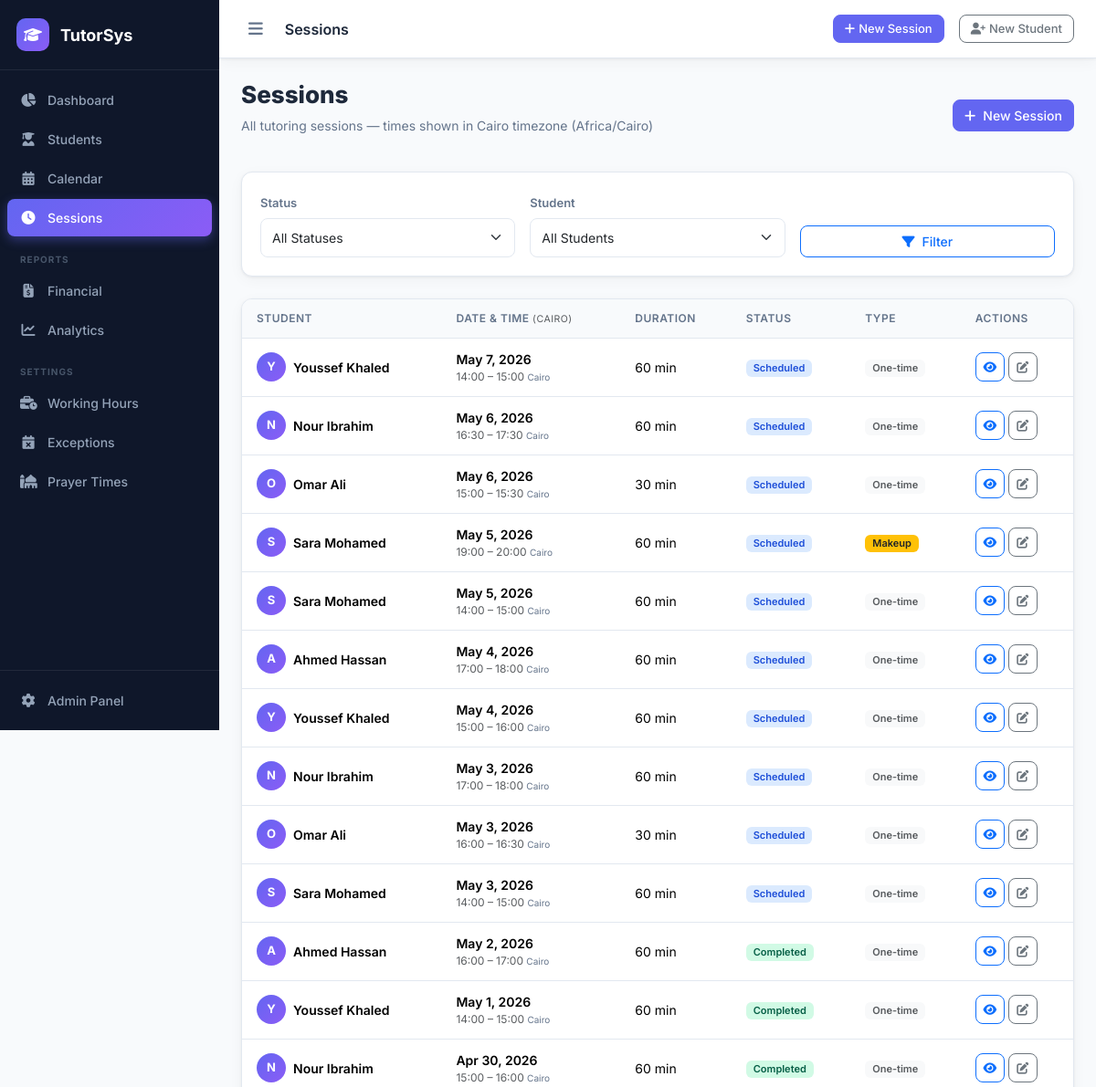
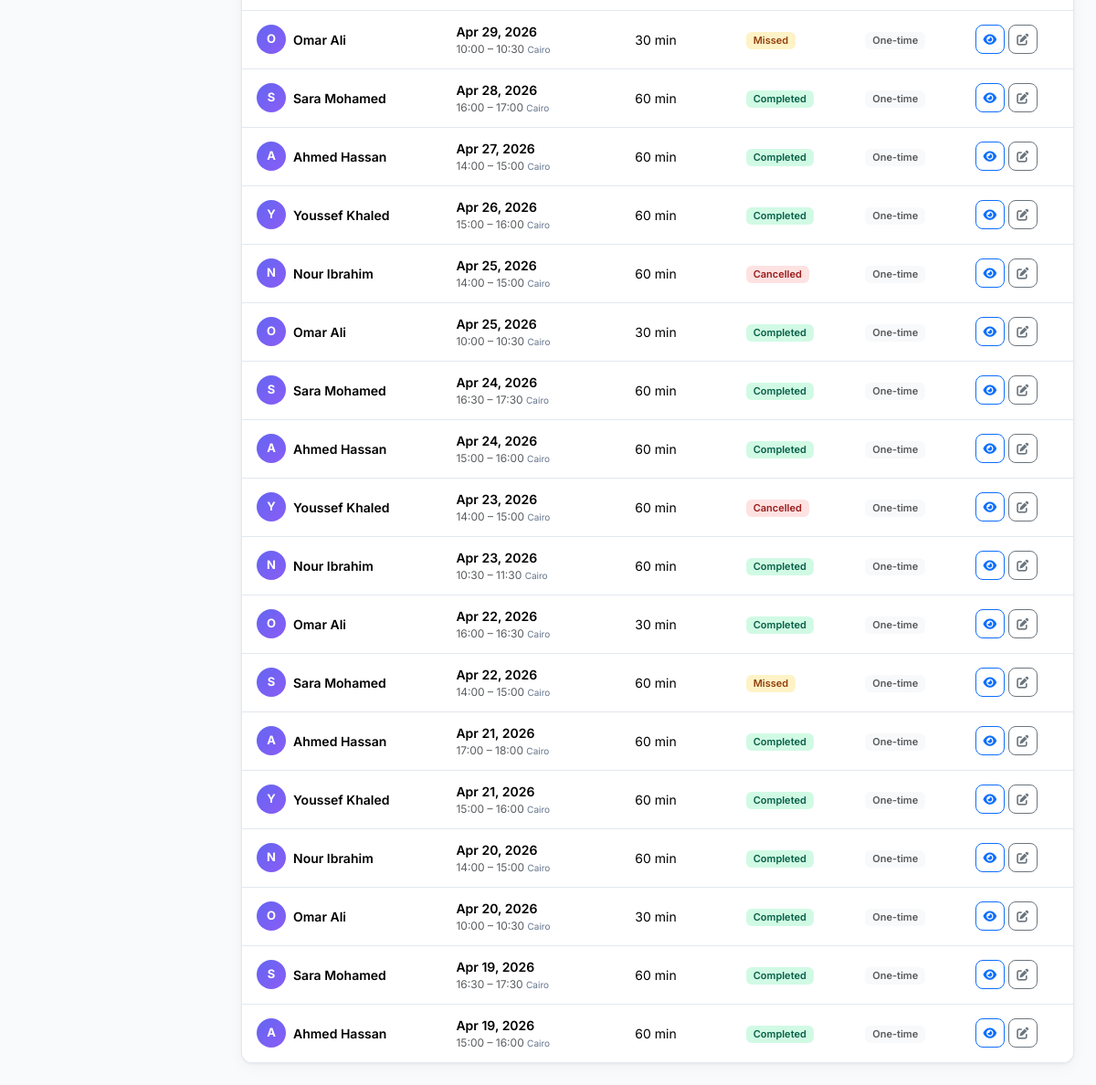
The app's page /sessions/ with its own data (2 pictures, top to bottom).
### scheduler/models.py (models this page shows, shortened)
class Session(models.Model):
    STATUS_CHOICES = [
        ('scheduled', _('Scheduled')),
        ('completed', _('Completed')),
        ('cancelled', _('Cancelled')),
        ('missed', _('Missed')),
    ]
    student = models.ForeignKey(Student, on_delete=models.CASCADE, related_name='sessions')
    start_time = models.DateTimeField()
    end_time = models.DateTimeField()
    status = models.CharField(max_length=20, choices=STATUS_CHOICES, default='scheduled')
    is_makeup = models.BooleanField(default=False)
    original_session = models.ForeignKey('self', on_delete=models.SET_NULL, null=True, blank=True, related_name='makeup_sessions')
    recurring_schedule = models.ForeignKey(RecurringSchedule, on_delete=models.SET_NULL, null=True, blank=True, related_name='sessions', help_text=_('The recurring pattern this session was generated from.'))
    is_override = models.BooleanField(default=False, help_text=_('True when this session has been individually modified from its recurring pattern.'))
    is_recurring = models.BooleanField(default=False)
    notes = models.TextField(blank=True)
    created_at = models.DateTimeField(auto_now_add=True)
    class Meta:
        ordering = ['start_time']
    @property
    def duration_minutes(self):
        delta = self.end_time - self.start_time
        return int(delta.total_seconds() / 60)

class Student(models.Model):
    name = models.CharField(max_length=200)
    phone = models.CharField(max_length=20, blank=True)
    notes = models.TextField(blank=True)
    country = models.CharField(max_length=100, blank=True)
    timezone = models.CharField(max_length=64, default='UTC')
    created_at = models.DateTimeField(auto_now_add=True)
    is_active = models.BooleanField(default=True)

### scheduler/views.py (the view)
# urls.py: path('sessions/', views.session_list, name='session_list'),
def session_list(request):
    sessions = Session.objects.select_related('student', 'recurring_schedule').order_by('-start_time')
    status_filter = request.GET.get('status', '')
    student_filter = request.GET.get('student', '')
    if status_filter:
        sessions = sessions.filter(status=status_filter)
    if student_filter:
        sessions = sessions.filter(student_id=student_filter)
    return render(request, 'scheduler/session_list.html', {'sessions': sessions[:50], 'students': Student.objects.filter(is_active=True).order_by('name'), 'status_filter': status_filter, 'student_filter': student_filter})

### templates/scheduler/session_list.html (shortened to what this page needs)
{% extends "base.html" %}
{% block page_title %}Sessions{% endblock %}
{% block content %}
<div class="page-header">
    <div>
        <h1>Sessions</h1>
        <p>All tutoring sessions — times shown in Cairo timezone (Africa/Cairo)</p>
    </div>
    <a href="{% url 'scheduler:session_create' %}" class="btn btn-primary">
        <i class="fas fa-plus me-2"></i>New Session
    </a>
</div>
<div class="card mb-4">
    <div class="card-body">
        <form method="get" class="row g-3 align-items-end">
            <div class="col-md-4">
                <label class="form-label">Status</label>
                <select name="status" class="form-select">
                    <option value="">All Statuses</option>
                </select>
            </div>
            <div class="col-md-4">
                <label class="form-label">Student</label>
                <select name="student" class="form-select">
                    <option value="">All Students</option>
                </select>
            </div>
            <div class="col-md-4">
                <button type="submit" class="btn btn-outline-primary w-100">
                    <i class="fas fa-filter me-2"></i>Filter
                </button>
            </div>
        </form>
    </div>
</div>
<div class="table-card">
    {% if sessions %}
    <table class="table">
        <thead>
            <tr>
                <th>Student</th>
                <th>Date & Time <small class="fw-normal text-muted">(Cairo)</small></th>
                <th>Duration</th>
                <th>Status</th>
                <th>Type</th>
                <th>Actions</th>
            </tr>
        </thead>
        <tbody>
            {% for session in sessions %}
            <tr>
                <td>
                    <div class="d-flex align-items-center gap-2">
                        <div class="student-avatar" style="width:32px;height:32px;font-size:13px">
                            {{ session.student.name|first|upper }}
                        </div>
                        <div>
                            <div class="fw-semibold">{{ session.student.name }}</div>
                        </div>
                    </div>
                </td>
                <td>
                    <div class="fw-semibold">{{ session.start_time|date:"M j, Y" }}</div>
                    <div class="text-muted" style="font-size:12px">
                        {{ session.start_time|date:"H:i" }} – {{ session.end_time|date:"H:i" }}
                        <span style="font-size:10px;color:var(--text-muted)">Cairo</span>
                    </div>
                </td>
                <td>{{ session.duration_minutes }} min</td>
                <td><span class="badge badge-{{ session.status }}">{{ session.get_status_display }}</span></td>
                <td>
                    {% if session.is_makeup %}
                        <span class="badge bg-warning text-dark">Makeup</span>
                    {% elif session.is_recurring %}
                        <span class="badge bg-info text-dark">Recurring</span>
                    {% else %}
                        <span class="badge bg-light text-muted">One-time</span>
                    {% endif %}
                </td>
                <td>
                    <div class="d-flex gap-1">
                        <a href="{% url 'scheduler:session_detail' session.pk %}" class="btn btn-sm btn-outline-primary btn-icon" title="View">
                            <i class="fas fa-eye"></i>
                        </a>
                        <a href="{% url 'scheduler:session_edit' session.pk %}" class="btn btn-sm btn-outline-secondary btn-icon" title="Edit">
                            <i class="fas fa-edit"></i>
                        </a>
                    </div>
                </td>
            </tr>
            {% endfor %}
        </tbody>
    </table>
    {% else %}
    <div class="empty-state">
        <i class="fas fa-clock"></i>
        <h5>No sessions found</h5>
        <p>Try adjusting the filters or <a href="{% url 'scheduler:session_create' %}">add a new session</a>.</p>
    </div>
    {% endif %}
</div>
{% endblock %}

### static/css/main.css (style rules this page uses)
:root { --primary: #6366f1; --primary-dark: #4f46e5; --primary-light: #e0e7ff; --secondary: #8b5cf6; --success: #10b981; --warning: #f59e0b; --danger: #ef4444; --sidebar-bg: #0f172a; --sidebar-width: 240px; --topbar-height: 64px; --bg: #f8fafc; --surface: #ffffff; --border: #e2e8f0; --text: #1e293b; --text-muted: #64748b; --radius: 12px; --shadow: 0 1px 3px rgba(0,0,0,.06), 0 4px 16px rgba(0,0,0,.04); --shadow-md: 0 4px 12px rgba(0,0,0,.1); }
* { box-sizing: border-box; margin: 0; padding: 0; }
body { font-family: 'Inter', sans-serif; background: var(--bg); color: var(--text); display: flex; min-height: 100vh; overflow-x: hidden; }
.card { background: var(--surface); border: 1px solid var(--border); border-radius: var(--radius); box-shadow: var(--shadow); overflow: hidden; }
.card-body { padding: 20px; }
.table-card { background: var(--surface); border: 1px solid var(--border); border-radius: var(--radius); box-shadow: var(--shadow); overflow: hidden; }
.table { margin: 0; font-size: 14px; }
.table th { background: var(--bg); font-weight: 600; font-size: 12px; text-transform: uppercase; letter-spacing: .5px; color: var(--text-muted); border-bottom: 1px solid var(--border); padding: 12px 16px; }
.table td { padding: 12px 16px; vertical-align: middle; border-bottom: 1px solid var(--border); }
.table tbody tr:last-child td { border-bottom: none; }
.badge { font-size: 11px; font-weight: 600; padding: 4px 8px; border-radius: 6px; }
.badge-scheduled { background: #dbeafe; color: #1d4ed8; }
.badge-completed { background: #d1fae5; color: #065f46; }
.badge-cancelled { background: #fee2e2; color: #991b1b; }
.badge-missed { background: #fef3c7; color: #92400e; }
.btn { border-radius: 8px; font-weight: 500; font-size: 14px; transition: all .15s; }
.btn-primary { background: var(--primary); border-color: var(--primary); }
.btn-sm { font-size: 13px; padding: 5px 12px; }
.btn-icon { width: 32px; height: 32px; padding: 0; display: inline-flex; align-items: center; justify-content: center; border-radius: 8px; }
.form-control, .form-select { border-radius: 8px; border: 1px solid var(--border); font-size: 14px; padding: 10px 12px; transition: border-color .15s, box-shadow .15s; }
.form-label { font-size: 13px; font-weight: 600; color: var(--text-muted); margin-bottom: 6px; }
.page-header { display: flex; align-items: center; justify-content: space-between; margin-bottom: 24px; }
.page-header h1 { font-size: 26px; font-weight: 800; color: var(--text); }
.page-header p { color: var(--text-muted); font-size: 14px; margin-top: 2px; }
.student-avatar { width: 44px; height: 44px; border-radius: 50%; background: linear-gradient(135deg, var(--primary), var(--secondary)); display: flex; align-items: center; justify-content: center; color: white; font-weight: 700; font-size: 18px; }

### records on screen
Session: student.name|first "Y", student.name "Youssef Khaled", start_time "May 7, 2026", start_time "14:00", end_time "15:00", duration_minutes "60", status "Scheduled", is_makeup "One-time"
Session: student.name|first "N", student.name "Nour Ibrahim", start_time "May 6, 2026", start_time "16:30", end_time "17:30", duration_minutes "60", status "Scheduled", is_makeup "One-time"
Session: student.name|first "O", student.name "Omar Ali", start_time "May 6, 2026", start_time "15:00", end_time "15:30", duration_minutes "30", status "Scheduled", is_makeup "One-time"
Session: student.name|first "S", student.name "Sara Mohamed", start_time "May 5, 2026", start_time "19:00", end_time "20:00", duration_minutes "60", status "Scheduled", is_makeup "Makeup"
Session: student.name|first "S", student.name "Sara Mohamed", start_time "May 5, 2026", start_time "14:00", end_time "15:00", duration_minutes "60", status "Scheduled", is_makeup "One-time"
Session: student.name|first "A", student.name "Ahmed Hassan", start_time "May 4, 2026", start_time "17:00", end_time "18:00", duration_minutes "60", status "Scheduled", is_makeup "One-time"
Session: student.name|first "Y", student.name "Youssef Khaled", start_time "May 4, 2026", start_time "15:00", end_time "16:00", duration_minutes "60", status "Scheduled", is_makeup "One-time"
Session: student.name|first "N", student.name "Nour Ibrahim", start_time "May 3, 2026", start_time "17:00", end_time "18:00", duration_minutes "60", status "Scheduled", is_makeup "One-time"
Session: student.name|first "O", student.name "Omar Ali", start_time "May 3, 2026", start_time "16:00", end_time "16:30", duration_minutes "30", status "Scheduled", is_makeup "One-time"
Session: student.name|first "S", student.name "Sara Mohamed", start_time "May 3, 2026", start_time "14:00", end_time "15:00", duration_minutes "60", status "Scheduled", is_makeup "One-time"
Session: student.name|first "A", student.name "Ahmed Hassan", start_time "May 2, 2026", start_time "16:00", end_time "17:00", duration_minutes "60", status "Completed", is_makeup "One-time"
Session: student.name|first "Y", student.name "Youssef Khaled", start_time "May 1, 2026", start_time "14:00", end_time "15:00", duration_minutes "60", status "Completed", is_makeup "One-time"
Session: student.name|first "N", student.name "Nour Ibrahim", start_time "Apr 30, 2026", start_time "15:00", end_time "16:00", duration_minutes "60", status "Completed", is_makeup "One-time"
Session: student.name|first "O", student.name "Omar Ali", start_time "Apr 29, 2026", start_time "10:00", end_time "10:30", duration_minutes "30", status "Missed", is_makeup "One-time"
Session: student.name|first "S", student.name "Sara Mohamed", start_time "Apr 28, 2026", start_time "16:00", end_time "17:00", duration_minutes "60", status "Completed", is_makeup "One-time"
Session: student.name|first "A", student.name "Ahmed Hassan", start_time "Apr 27, 2026", start_time "14:00", end_time "15:00", duration_minutes "60", status "Completed", is_makeup "One-time"
Session: student.name|first "Y", student.name "Youssef Khaled", start_time "Apr 26, 2026", start_time "15:00", end_time "16:00", duration_minutes "60", status "Completed", is_makeup "One-time"
Session: student.name|first "N", student.name "Nour Ibrahim", start_time "Apr 25, 2026", start_time "14:00", end_time "15:00", duration_minutes "60", status "Cancelled", is_makeup "One-time"
Session: student.name|first "O", student.name "Omar Ali", start_time "Apr 25, 2026", start_time "10:00", end_time "10:30", duration_minutes "30", status "Completed", is_makeup "One-time"
Session: student.name|first "S", student.name "Sara Mohamed", start_time "Apr 24, 2026", start_time "16:30", end_time "17:30", duration_minutes "60", status "Completed", is_makeup "One-time"
Session: student.name|first "A", student.name "Ahmed Hassan", start_time "Apr 24, 2026", start_time "15:00", end_time "16:00", duration_minutes "60", status "Completed", is_makeup "One-time"
Session: student.name|first "Y", student.name "Youssef Khaled", start_time "Apr 23, 2026", start_time "14:00", end_time "15:00", duration_minutes "60", status "Cancelled", is_makeup "One-time"
Session: student.name|first "N", student.name "Nour Ibrahim", start_time "Apr 23, 2026", start_time "10:30", end_time "11:30", duration_minutes "60", status "Completed", is_makeup "One-time"
Session: student.name|first "O", student.name "Omar Ali", start_time "Apr 22, 2026", start_time "16:00", end_time "16:30", duration_minutes "30", status "Completed", is_makeup "One-time"
Session: student.name|first "S", student.name "Sara Mohamed", start_time "Apr 22, 2026", start_time "14:00", end_time "15:00", duration_minutes "60", status "Missed", is_makeup "One-time"
Session: student.name|first "A", student.name "Ahmed Hassan", start_time "Apr 21, 2026", start_time "17:00", end_time "18:00", duration_minutes "60", status "Completed", is_makeup "One-time"
Session: student.name|first "Y", student.name "Youssef Khaled", start_time "Apr 21, 2026", start_time "15:00", end_time "16:00", duration_minutes "60", status "Completed", is_makeup "One-time"
Session: student.name|first "N", student.name "Nour Ibrahim", start_time "Apr 20, 2026", start_time "14:00", end_time "15:00", duration_minutes "60", status "Completed", is_makeup "One-time"
Session: student.name|first "O", student.name "Omar Ali", start_time "Apr 20, 2026", start_time "10:00", end_time "10:30", duration_minutes "30", status "Completed", is_makeup "One-time"
Session: student.name|first "S", student.name "Sara Mohamed", start_time "Apr 19, 2026", start_time "16:30", end_time "17:30", duration_minutes "60", status "Completed", is_makeup "One-time"
Session: student.name|first "A", student.name "Ahmed Hassan", start_time "Apr 19, 2026", start_time "15:00", end_time "16:00", duration_minutes "60", status "Completed", is_makeup "One-time"
